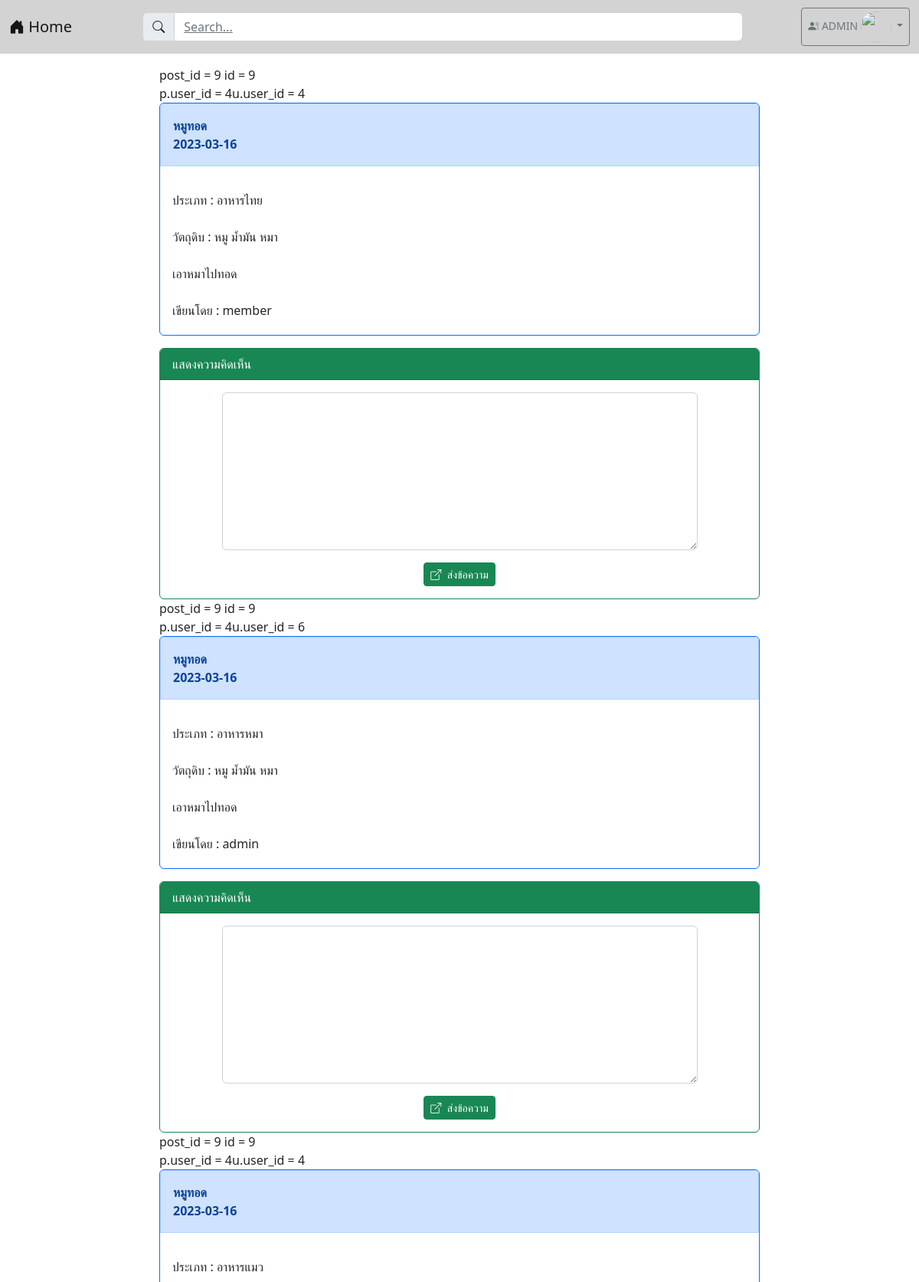
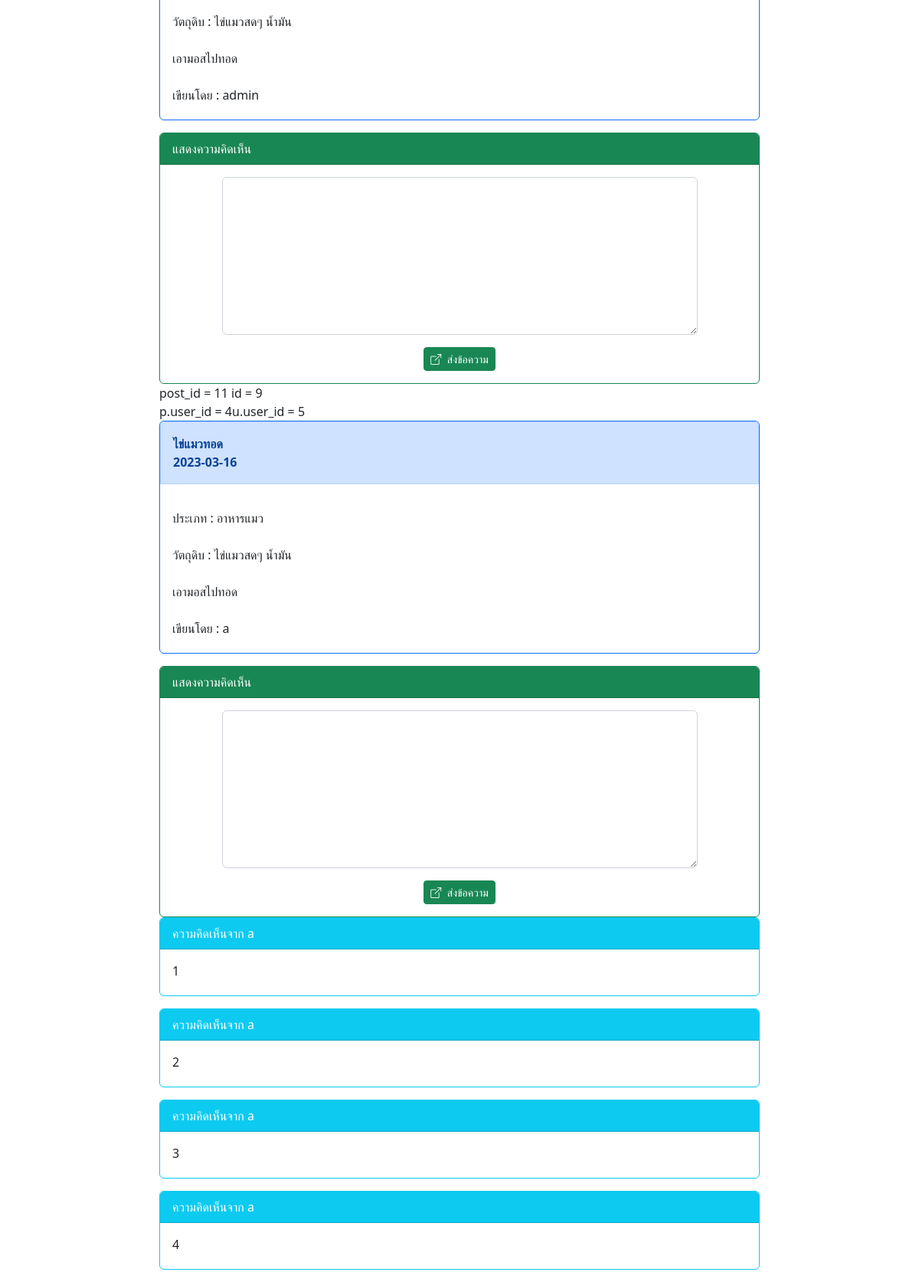
The app's page /post2.php?id=9 (signed in) with its own data (2 pictures, top to bottom).
### tables this page shows
CREATE TABLE `post` (
  `post_id` int(100) NOT NULL,
  `user_id` int(100) NOT NULL,
  `category_id` int(100) NOT NULL,
  `post_title` varchar(1000) NOT NULL,
  `post_ingredient` varchar(2024) NOT NULL,
  `post_content` varchar(2048) NOT NULL,
  `post_picture` longblob NOT NULL,
  `post_date` date NOT NULL,
  `post_like` int(100) NOT NULL,
  `post_dislike` int(100) NOT NULL,
  `post_view` int(100) NOT NULL
);

CREATE TABLE `user` (
  `user_id` int(100) NOT NULL,
  `user_username` varchar(64) NOT NULL,
  `user_password` varchar(64) NOT NULL,
  `user_name` varchar(64) NOT NULL,
  `user_email` varchar(64) NOT NULL,
  `user_role` varchar(1) NOT NULL,
  `user_fname` varchar(100) NOT NULL,
  `user_lname` varchar(100) NOT NULL,
  `user_phone` int(10) NOT NULL,
  `user_exp` varchar(255) NOT NULL,
  `user_des` varchar(255) NOT NULL,
  `user_country` varchar(100) NOT NULL,
  `user_state` varchar(100) NOT NULL,
  `user_pic` longblob NOT NULL
);

CREATE TABLE `category` (
  `category_id` int(100) NOT NULL,
  `category_tag` varchar(64) NOT NULL
);

CREATE TABLE `comment` (
  `comment_id` int(100) NOT NULL,
  `comment_content` varchar(200) NOT NULL,
  `comment_time` datetime(6) NOT NULL,
  `user_id` int(100) NOT NULL,
  `post_id` int(100) NOT NULL
);

### post2.php (the view, shortened to what this page needs)
<!DOCTYPE html>
<html lang="en">
<head>
    <link href="https://cdn.jsdelivr.net/npm/bootstrap@5.2.2/dist/css/bootstrap.min.css" rel="stylesheet">
    <link rel="stylesheet" href="https://cdn.jsdelivr.net/npm/bootstrap-icons@1.9.1/font/bootstrap-icons.css">
        <?php
        $id = $_GET['id'];
        ?>
</head>
<body>
    <?php
    include "nav.php";
    ?>
    <div class="container-xxl">
        <section class="col-md-8 mx-auto m-3">
            <?php
            isset($_GET['id']) ? $id = $_GET['id'] : header("Location: index.php");
            $server_name = "localhost";
            $username = "root";
            $password = "";
            $database = "webboard_recipes";
            $conn = new PDO("mysql:host=$server_name;dbname=$database;charset=utf8", "$username", "$password");
            $data = $conn->query("SELECT p.post_id, p.post_title, p.post_date, p.category_id, c.category_tag, p.post_ingredient, p.post_content, p.post_picture, u.user_username , p.user_id , u.user_id
                                    FROM post p , user u , category c
                                    WHERE p.post_id = $id AND p.user_id = u.user_id OR p.category_id = c.category_id");
            if ($data !== false) {
                while ($row = $data->fetch()) {
                    echo "post_id = " . $row['0'] . " id = $id <bR>";
                    echo "p.user_id = " . $row['9'] . "u.user_id = ".$row['10'];
            ?>
                    <div class="card text-dark bg-white border-primary mb-3">
                        <div class="card-header alert alert-primary">
                            <strong>
                                <?php
                                echo $row['1'];
                                echo "<div tyle='text-align:left>$row[2]</div>";
                                ?>
                            </strong>
                        </div>
                        <div class="card-body pb-1">
                            <div class="container row mb-3 justify-content-between">
                                <?php
                                echo "ประเภท : " . $row['4'] . "<BR><BR>";
                                echo "วัตถุดิบ : " . $row['5'] . "<BR><BR>";
                                echo "" . $row['6'] . "<BR><BR>";
                                echo "เขียนโดย : " . $row['8'] . "<BR>";
                                ?>
                            </div>
                        </div>
                    </div>
                    <?php
                    if (isset($_SESSION["id"])) {
                    ?>
                        <div class="card text-dark bg-white border-success">
                            <div class="card-header bg-success text-white">แสดงความคิดเห็น</div>
                            <div class="card-body">
                                <form action="post_save.php" method="post">
                                    <input type="hidden" name="post_id" value="<?= $id; ?>">
                                    <div class="row mb-3 justify-content-center">
                                        <div class="col-lg-10">
                                            <textarea name="comment" class="form-control" rows="8"></textarea>
                                        </div>
                                    </div>
                                    <div class="row">
                                        <div class="col-lg-12">
                                            <center>
                                                <button type="submit" class="btn btn-success btn-sm text-white">
                                                    <i class="bi bi-box-arrow-up-right me-1"></i>
                                                    ส่งข้อความ
                                                </button>
                                            </center>
                                        </div>
                                    </div>
                                </form>
                            </div>
                        </div>
                    <?php
                    }
                }
            }
            ?>
            <?php
            $conn = new PDO("mysql:host=$server_name;dbname=$database;charset=utf8", "$username", "$password");
            $comment = $conn->query("SELECT p.post_id, u.user_username, u.user_id, c.comment_content, c.user_id, c.comment_id, c.post_id
                FROM post p , user u , comment c
                WHERE p.post_id = c.post_id AND c.user_id = u.user_id AND c.post_id = $id ORDER BY c.comment_id ASC");
            if ($comment !== false) {
                while ($comm = $comment->fetch()) {
                    ?>
                    <div class="card text-dark bg-white border-info mb-3">
                        <div class="card-header bg-info text-white">
                            <?php echo "ความคิดเห็นจาก " . $comm['1']; ?>
                        </div>
                        <div class="card-body pb-1">
                            <div class="container row mb-3 justify-content-between">
                                <?php
                                echo $comm['3'];
                                ?>
                            </div>
                        </div>
                    </div>
            <?php
                }
            }
            ?>
        </section>
    </div>
</body>
</html>

### records on screen
post: post_id "9", user "4", user.user_id "4", post_title "หมูทอด", post_date "2023-03-16", category.category_tag "อาหารไทย", post_ingredient "หมู ม้ำมัน หมา", post_content "เอาหมาไปทอด", user.user_username "member", user.user_id "6", category.category_tag "อาหารหมา", user.user_username "admin"
post: post_date "2023-03-16", category.category_tag "อาหารแมว", post_ingredient "ไข่แมวสดๆ น้ำมัน", post_content "เอามอสไปทอด", user.user_username "admin", post_id "11", user "4", user.user_id "5", post_title "ไข่แมวทอด", user.user_username "a"
comment: user.user_username "a", comment_content "1"
comment: user.user_username "a", comment_content "2"
comment: user.user_username "a", comment_content "3"
comment: user.user_username "a", comment_content "4"

### other values on screen
$_SESSION['username'] "ADMIN"
